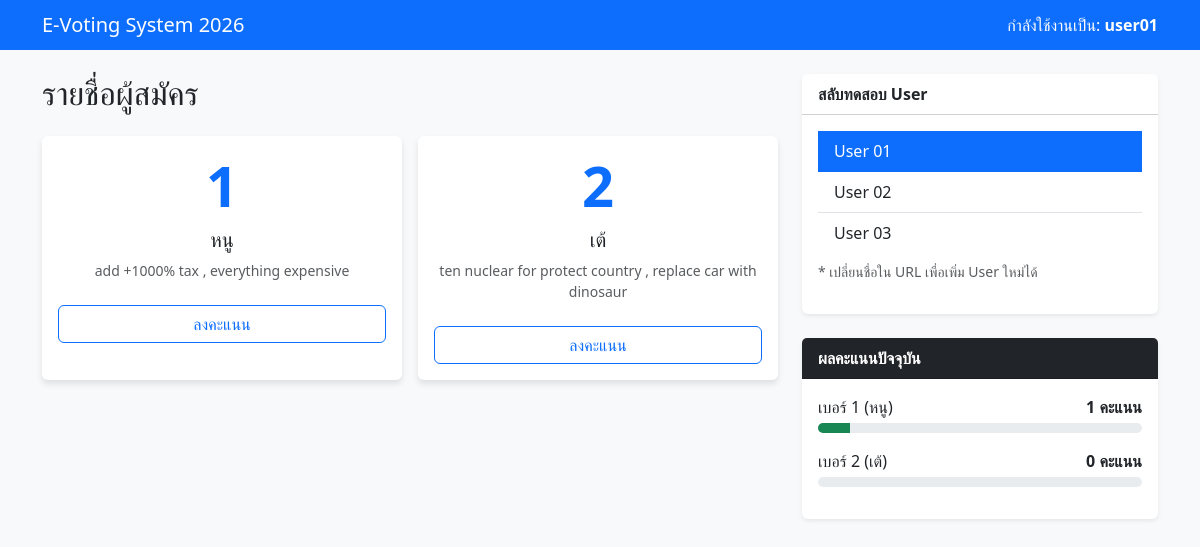
/user01/, run on an earlier commit of the app's database.
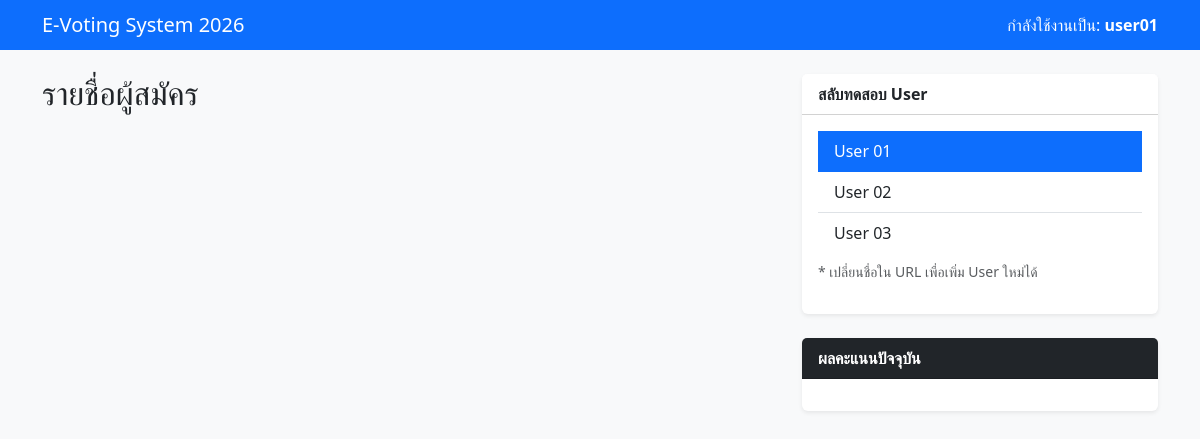
And on a later commit of the database.
### election/models.py (models this page shows, shortened)
class Candidate(models.Model):
    name = models.CharField(max_length=100)
    number = models.IntegerField(unique=True)
    policy = models.TextField()

### election/views.py (the view)
# urls.py: path('<str:username>/', views.index, name='index'),
def index(request, username):
    candidates = Candidate.objects.all()
    has_voted = Vote.objects.filter(voter_name=username).exists()
    my_vote = Vote.objects.filter(voter_name=username).first()
    results = Candidate.objects.annotate(total_votes=Count('vote'))
    return render(request, 'election/index.html', {
        'username': username,
        'candidates': candidates,
        'has_voted': has_voted,
        'my_vote': my_vote,
        'results': results
    })

### election/templates/election/index.html (shortened to what this page needs)
<!DOCTYPE html>
<html lang="th">
<head>
    <link href="https://cdn.jsdelivr.net/npm/bootstrap@5.3.0/dist/css/bootstrap.min.css" rel="stylesheet">
</head>
<body>
<nav class="navbar navbar-dark bg-primary mb-4">
    <div class="container">
        <span class="navbar-brand mb-0 h1">E-Voting System 2026</span>
        <span class="text-white">กำลังใช้งานเป็น: <strong>{{ username }}</strong></span>
    </div>
</nav>
<div class="container">
    <div class="row">
        <div class="col-md-8">
            <h2 class="mb-4">รายชื่อผู้สมัคร</h2>
            <div class="row g-3">
                {% for c in candidates %}
                <div class="col-md-6">
                    <div class="card candidate-card h-100">
                        <div class="card-body text-center">
                            <h1 class="display-4 text-primary fw-bold">{{ c.number }}</h1>
                            <h5 class="card-title">{{ c.name }}</h5>
                            <p class="card-text text-muted small">{{ c.policy }}</p>
                            {% if not has_voted %}
                                <a href="{% url 'vote' username c.id %}" class="btn btn-outline-primary w-100 mt-2">ลงคะแนน</a>
                            {% else %}
                                <button class="btn btn-secondary w-100 mt-2" disabled>โหวตแล้ว</button>
                            {% endif %}
                        </div>
                    </div>
                </div>
                {% endfor %}
            </div>
        </div>
        <div class="col-md-4">
            <div class="card mb-4 border-0 shadow-sm">
                <div class="card-header bg-white fw-bold">สลับทดสอบ User</div>
                <div class="card-body">
                    <div class="list-group list-group-flush">
                        <a href="/user01/" class="list-group-item list-group-item-action {% if username == 'user01' %}active{% endif %}">User 01</a>
                        <a href="/user02/" class="list-group-item list-group-item-action {% if username == 'user02' %}active{% endif %}">User 02</a>
                        <a href="/user03/" class="list-group-item list-group-item-action {% if username == 'user03' %}active{% endif %}">User 03</a>
                    </div>
                    <p class="text-muted small mt-2">* เปลี่ยนชื่อใน URL เพื่อเพิ่ม User ใหม่ได้</p>
                </div>
            </div>
            <div class="card border-0 shadow-sm">
                <div class="card-header bg-dark text-white fw-bold">ผลคะแนนปัจจุบัน</div>
                <div class="card-body">
                    {% for r in results %}
                    <div class="mb-3">
                        <div class="d-flex justify-content-between mb-1">
                            <span>เบอร์ {{ r.number }} ({{ r.name }})</span>
                            <span class="fw-bold">{{ r.total_votes }} คะแนน</span>
                        </div>
                        <div class="progress" style="height: 10px;">
                            <div class="progress-bar bg-success" role="progressbar" style="width: {{ r.total_votes }}0%"></div>
                        </div>
                    </div>
                    {% endfor %}
                </div>
            </div>
        </div>
    </div>
</div>
</body>
</html>

What changed in the data, as far as the page shows it:
removed Candidate: number "1", name "หนู", policy "add +1000% tax , everything expensive", total_votes "1"
removed Candidate: number "2", name "เต้", policy "ten nuclear for protect country , replace car with dinosaur", total_votes "0"
